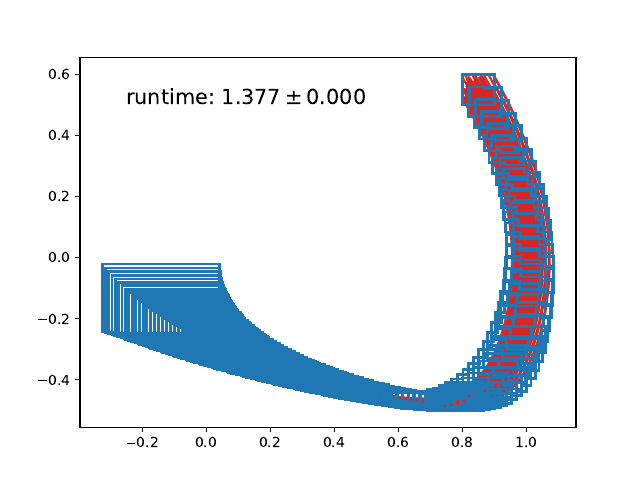

Write Python code to recreate this figure.
import numpy as np
import interval
from interval import from_cent_pert
import sympy as sp
from ReachMM.time import *
from ReachMM.system import *
from ReachMM.reach import UniformPartitioner, CGPartitioner
from ReachMM.utils import run_times, gen_ics_iarray
import matplotlib.pyplot as plt

def _benchmark1 (N) :
    x1, x2, u, w = sp.symbols('x1 x2 u w')
    f_eqn = [
        x2,
        u*x2**2 - x1
    ]
    t_spec = ContinuousTimeSpec(0.02,0.2)
    # t_spec = DiscretizedTimeSpec(0.2)
    sys = System([x1, x2], [u], [w], f_eqn, t_spec)
    net = NeuralNetwork('models/nn_1_relu')
    # clsys = NNCSystem(sys, net, 'interconnect')
    clsys = NNCSystem(sys, net, 'jacobian')
    # t_end = 7
    t_end = 4
    x0 = np.array([ np.interval(0.8,0.9), np.interval(0.5,0.6) ])
    # opts = CGPartitioner.Opts(0.05, 0.1, 5, 0, -1,-1,-1, True)
    # partitioner = CGPartitioner(clsys)
    opts = UniformPartitioner.Opts(1, 0)
    partitioner = UniformPartitioner(clsys)
    rs, times = run_times(N, partitioner.compute_reachable_set, 0,t_end,x0,opts)

    tt = t_spec.tt(0, t_end)
    print(rs(tt))
    print(np.mean(times), '\pm', np.std(times))
    avg_runtime, std_runtime = np.mean(times), np.std(times)

    plt.text(-0.25,0.55,f'runtime: ${avg_runtime:.3f}\pm{std_runtime:.3f}$',fontsize=15,verticalalignment='top')
    # xx, times = run_times(10, clsys.compute_trajectory, 0, t_end, x0)

    # rs = xx(tt)
    MC_N = 100
    trajs = clsys.compute_mc_trajectories(0, t_end, x0, MC_N)
    for traj in trajs :
        traj.plot2d(plt, tt, c='tab:red', alpha=1, zorder=0)
    rs.draw_rs(plt, t_spec.tt(0,t_end)[::2], color='tab:blue')
    plt.savefig('benchmark1.pdf')
    plt.show()

if __name__ == '__main__' :
    import argparse
    parser = argparse.ArgumentParser(description="Benchmark 1")
    parser.add_argument('-N', '--runtime_N', help="Number of calls for time averaging",\
                        type=int, default=1)
    args = parser.parse_args()

    _benchmark1(args.runtime_N)
